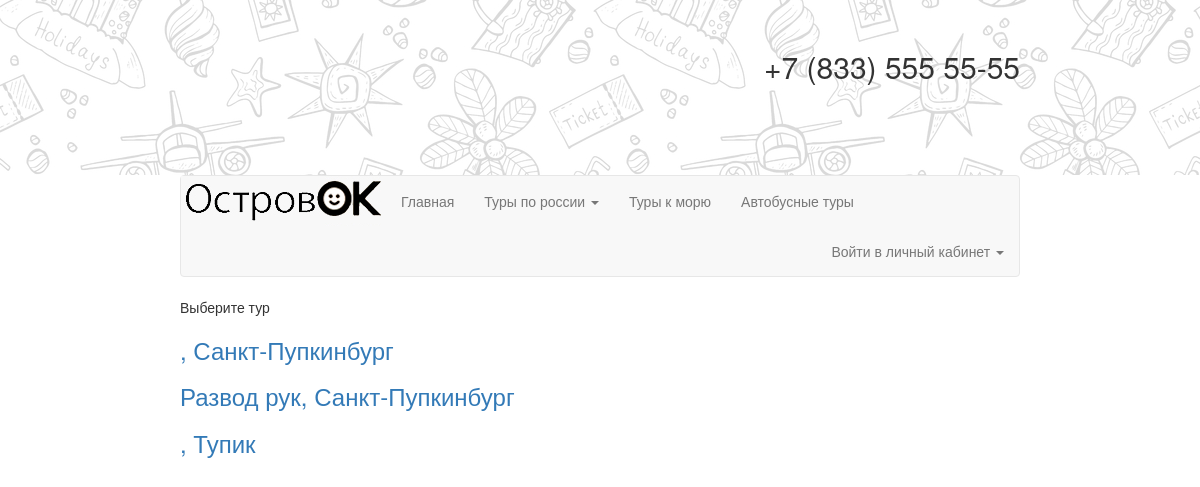
Page /Travel/regions/region_city/1/ on the earlier database version.
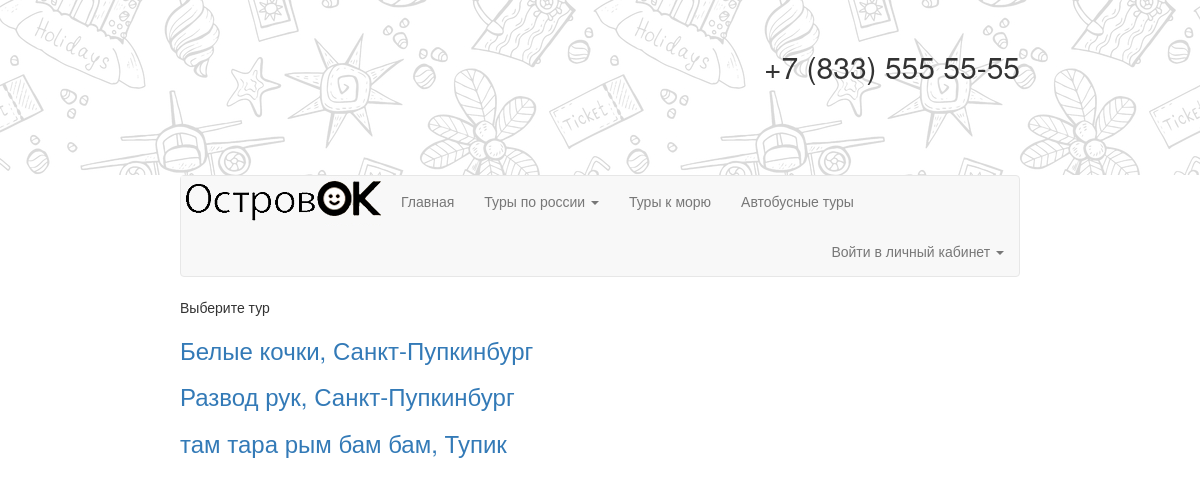
Same page on the later database version.
### Travel/models.py (models this page shows, shortened)
class Tour(models.Model):
	name = models.CharField('Название тура', max_length = 50)
	city = models.ForeignKey(City, null = True, on_delete = models.SET_NULL, verbose_name = "Город")
	hotel = models.ForeignKey(Hotel, null = True, on_delete = models.SET_NULL, verbose_name = 'Отель')
	date = models.DateField("Дата заезда")
	days = models.IntegerField('Количество дней')
	price = models.IntegerField("Цена путевки")
	text = models.TextField('Описание')

class City(models.Model):
	region = models.ForeignKey(Region, null = True, on_delete = models.SET_NULL, verbose_name = "Выберите область")
	name = models.CharField("Город", max_length = 50)

### Travel/views.py (the view)
# urls.py: url(r'^regions/region_city/(?P<region_id>[0-9]+)/$', views.region_city, name = "region_city"),
def region_city(request, region_id = None):
    region = Region.objects.get(id = region_id)
    cities = region.city_set.all()
    return render(request, "Travel/region_city.html", {'cities': cities})

### Travel/templates/Travel/region_city.html (shortened to what this page needs)
{% extends "base.html" %}
{% block content %}
	Выберите тур
	{% for city in cities %}
		{% for tour in city.tour_set.all %}
    	   	<a href='tour/{{tour.id}}'>
				<h3>{{ tour.name }}, {{ city.name }}</h3>
			</a>
		{% endfor %}
	{% endfor %}
{% endblock %}

### Travel/templates/base.html (shortened to what this page needs)
<html lang="ru">
	<head>
		{% load static %}
		<link rel="stylesheet" href="//maxcdn.bootstrapcdn.com/bootstrap/3.2.0/css/bootstrap.min.css">
		<link rel="stylesheet" type="text/css" href="{% static 'bootstrap/css/bootstrap.css' %}" />
		<link rel="stylesheet" type="text/css" href="{% static 'css/styles.css' %}" />
	</head>
	<body>
		<div class="bg">
			<h2 style="width: 70%; margin: 0 auto;" align="right">+7 (833) 555 55-55</h2>
		</div>
		<div style="width: 70%; margin: 0 auto;">
			<nav class="navbar navbar-default">
				<div>
					<div class="navbar-header">
						<a class="navbar-brand logo" href="/Travel"></a>
					</div>
					<div class="collapse navbar-collapse" id="navbar-main">
						<ul class="nav navbar-nav">
							<li class="{% if Travel %} active {% endif %}">
								<a href="/Travel">
									Главная
								</a>
							</li>
							<li class="dropdown {% if regions %} active {% endif %}">
								<a href="#" class="dropdown-toggle" data-toggle="dropdown" role="button" aria-haspopup="true" aria-expanded="false">
									Туры по россии
									<span class="caret"></span>
								 </a>
							</li>
							<li>
								<a href="#">Туры к морю</a>
							</li>
							<li>
								<a href="#">Автобусные туры</a>
							</li>
						</ul>
						{% if user.is_authenticated %}
							{% if user.is_staff %}
								<ul class="nav navbar-nav">
									<li>
										<a href="/admin/">Администратор</a>
									</li>
								</ul>
							{% endif %}
							<ul class="nav navbar-nav navbar-right">
								<li>
									<a href="{% url 'logout' %}">
										Выход
										<span class="glyphicon glyphicon-log-out"></span>
									</a>
								</li>
							</ul>
						{% else %}
							<ul class="nav navbar-nav navbar-right">
								<li class="dropdown">
									<a href="login" class="dropdown-toggle" data-toggle="dropdown" role="button" aria-haspopup="true" aria-expanded="false">
										Войти в личный кабинет
										<span class="caret"></span>
									 </a>
								</li>
							</ul>
						{% endif %}
					</div>
				</div>
			</nav>
			{% block content %}
			{% endblock %}
		</div>
	</body>
	</html>

### Travel/static/css/styles.css (style rules this page uses)
.bg { margin: 0; border: none; position: relative; top: 0; left: 0; width: auto; height: 175px; min-height: 0; background: linear-gradient(rgba(255,255,255,0.85), rgba(255,255,255,0.85)), url(ostrovok.jpg) left 0px top 0px / auto auto repeat; max-width: 100%; z-index: 11; text-align: center; display: block; -webkit-flex-direction: column; -moz-flex-direction: column; flex-direction: column; right: 0; padding-top: 50px; padding-bottom: 60px; }
.logo { width: 205px; background: url(logo.jpg); }

Differences in the rows shown:
changed Tour: name (not shown) → "Белые кочки"
changed Tour: name (not shown) → "там тара рым бам бам"
